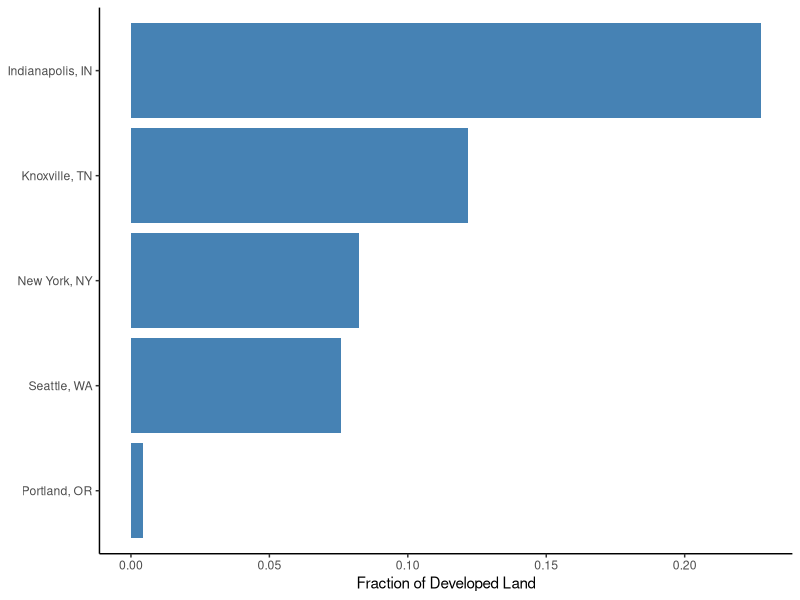

R code for this plot:
## ---- chunk 1
library(tibble)
library(knitr)

tribble(
  ~`gamut Name`,	~`Sub Folder Location`, ~`Full File Path`,~`Data Source`,
  "watersheds", "water","water/CWM_v2_2/World_Watershed8.shp","https://knb.ecoinformatics.org/view/doi%3A10.5063%2FF1J67DWR",
  "withdrawal","water","water/CWM_v2_2/Snapped_Withdrawal_Points.shp","https://knb.ecoinformatics.org/view/doi%3A10.5063%2FF1J67DWR",
  "citypoint","water","water/CWM_v2_2/City_Centroid.shp","https://knb.ecoinformatics.org/view/doi%3A10.5063%2FF1J67DWR",
  "powerplants","water","water/UCS-EW3-Energy-Water-Database.xlsx","https://www.ucsusa.org/resources/ucs-ew3-energy-water-database",
  "crop","land","land/2016_90m_cdls/cdl_lowres_usa.img","https://www.nass.usda.gov/Research_and_Science/Cropland/Release/",
  "crop_attributes","land","land/2016_90m_cdls/cdl_lowres_usa.img.vat.dbf","https://www.nass.usda.gov/Research_and_Science/Cropland/Release/",
  "irrigation","land","land/Version2_USA_Demeter.csv","NA",
  "nlud","land","land/usa_nlud_LR.tif","https://drive.google.com/file/d/1vmNfwjcaLf0sZTYJ1wsB3liG37sN8gyC/view",
  "hydro","energy","energy/EHA_Public_PlantFY2019_GIS_6/ORNL_EHAHydroPlant_FY2020revised.xlsx","https://hydrosource.ornl.gov/node/250",
  "climate","land","land/kop_climate_classes.tif","http://koeppen-geiger.vu-wien.ac.at/present.htm",
  "HUC4","water","water/USA_HUC4/huc4_to_huc2.shp","http://prd-tnm.s3-website-us-west-2.amazonaws.com/?prefix=StagedProducts/Hydrography/WBD/National/GDB/",
  "population","land","land/pden2010_block/pden2010_60m.tif","https://www.sciencebase.gov/catalog/item/57753ebee4b07dd077c70868",
  "runoff","water","water/Historical_Mean_Runoff/USA_Mean_Runoff.tif","https://zenodo.org/record/4315195",
  "nhd_flow","water","water/Watershed_Flow_Contributions/UWB_Intake_Flows.shp","https://zenodo.org/record/4315195",
  "contributions","water","water/Watershed_Flow_Contributions/Watershed_Contributions.csv","https://zenodo.org/record/4315195"
) -> files

kable(files)
## ---- chunk 2
library(vroom)
vroom("inst/extdata/example_dataset.csv") -> results
results[3,2] <- "New York, NY"
knitr::kable(results)
## ---- chunk 3
library(ggplot2)
results %>% 
  ggplot(aes(x = reorder(city, developed_fraction), y = developed_fraction)) +
  geom_bar(stat = "identity", fill = "steelblue") +
  coord_flip() +
  labs(x = NULL, y = "Fraction of Developed Land") +
  theme_classic() 
## ---- chunk 4
tibble::tribble(
  ~`Variable Name`,	~Description, ~Units,
  "city_population", "The population of the city being analyzed","people",
  "n_watersheds","Number of watersheds that city uses to source drinking water","watersheds",
  "n_other_cities","Number of other cities pulling off the same watersheds","cities",
  "dependent_city_pop","Total population of people dependent on that city's watersheds","people",
  "watershed_area_sqkm","Combined area of all the source watersheds of a city","square kilometers",
  "storage_BCM","Combined storage capacity of all the city catchments","billion cubic meters",
  "yield_BCM","Combined yield capacity of all the city catchments","billion cubic meters",
  "irr_cons_BCM","Combined water consumption that is used for irrigation with the watersheds","billion cubic meters",
  "n_climate_zones","Number of climate zones that the source watersheds cover","zones",
  "n_hydro_plants","Number of hydro electric power plants operating within the source watersheds","plants",
  "n_thermal_plants","Number of thermal power plants operating within the source watersheds","plants",
  "n_fac_agcrop","Number of agricultural crop facilities within the source watersheds","facilities",
  "n_fac_aglivestock","Number of agicultural livestock facilities within the source watersheds","facilities",
  "n_fac_cnsmnf","Number of construction and manufacturing facilities within the source watersheds ","facilities",
  "n_fac_mining","Number of mining facilities within the source watersheds","facilities",
  "n_fac_oilgas","Number of oil and gas facilities within the source watersheds","facilities",
  "n_fac_total","Total number of facilities operating within the source watersheds","facilities",
  "hydro_gen_MWh","Combined hydro electric generation from all the facilities within the source watersheds","megawatt-hours",
  "thermal_gen_MWh","Combined thermal generation from all the facilities within the source watersheds","megawatt-hours",
  "thermal_cons_BCM","Combined water consumption that is used for thermal generation","billion cubic meters",
  "thermal_with_BCM","Combined water withdrawal for thermal generation","billion cubic meters",
  "n_utilities","Number of electric utilities within the source watersheds","utilities",
  "n_ba","Number of balancing authorities within the source watersheds","balancing authorities",
  "n_crop_classes","Total number of different types of crops within the source watersheds","crops",
  "cropland_fraction","Fraction of land that is used for crops within the source watersheds","fraction",
  "developed_fraction","Fraction of land that is developed within the source watersheds","fraction",
  "ag_runoff_max","Max amount of agricultural runoff within the source watersheds","fraction",
  "ag_runoff_av_exgw","Average agricultural runoff (excluding ground water)
","fraction",
  "ag_runoff_av","Average runoff from agricultural lands","fraction",
  "dev_runof_max","Max amount of agricultural runoff within the source watersheds","fraction",
  "dev_runof_av_exgw","Average developed runoff (excluding ground water)
","fraction",
  "dev_runof_av","Average runoff from developed lands","fraction",
  "np_runoff_max","Max amount of non-point source runoff within the source watersheds","fraction",
  "np_runoff_av_exgw","Average non-point runoff (excluding ground water)
","fraction",
  "np_runoff_av_exgw_unweighted","Average non-point runoff unweighted (excluding ground water)
","fraction",
  "np_runoff_av","Average non-point source runoff.","fraction",
  "n_economic_sectors","Total number of different economic sectors within the source watersheds","sectors",
  "max_withdr_dis_km","Maximum distance between a city's intake points","kilometers",
  "avg_withdr_dis_km","Average distance between a city's intake points","kilometers",
  "n_treatment_plants","Total number of waste water treatment plants operating within the source watersheds","plants",
  "watershed_pop","Total number of people living within the source watershed boundaries","people",
  "pop_cons_m3sec","Combined water consumption from the source watersheds that is used for people","m3/sec",
  "av_fl_sur_conc_pct","Average surface flow concentration ","%",
  "av_fl_sur_conc_pct_unweighted","Average surface flow concentration unweighted ","%",
  "av_ro_sur_conc_pct","Average surface runoff concentration ","%",
  "av_fl_all_conc_pct","Average flow concentration","%",
  "av_ro_all_conc_pct","Average runoff concentration","%",
  "av_fl_max_conc_pct","Max average flow concentration","%",
  "av_ro_max_conc_pct","Max average runoff concentration","%",
  "surface_contribution_pct","Surface contribution","%",
  "importance_of_worst_watershed_pct","Measures the importance of the watershed with the worst contamination","%",
) -> variables
kable(variables)
